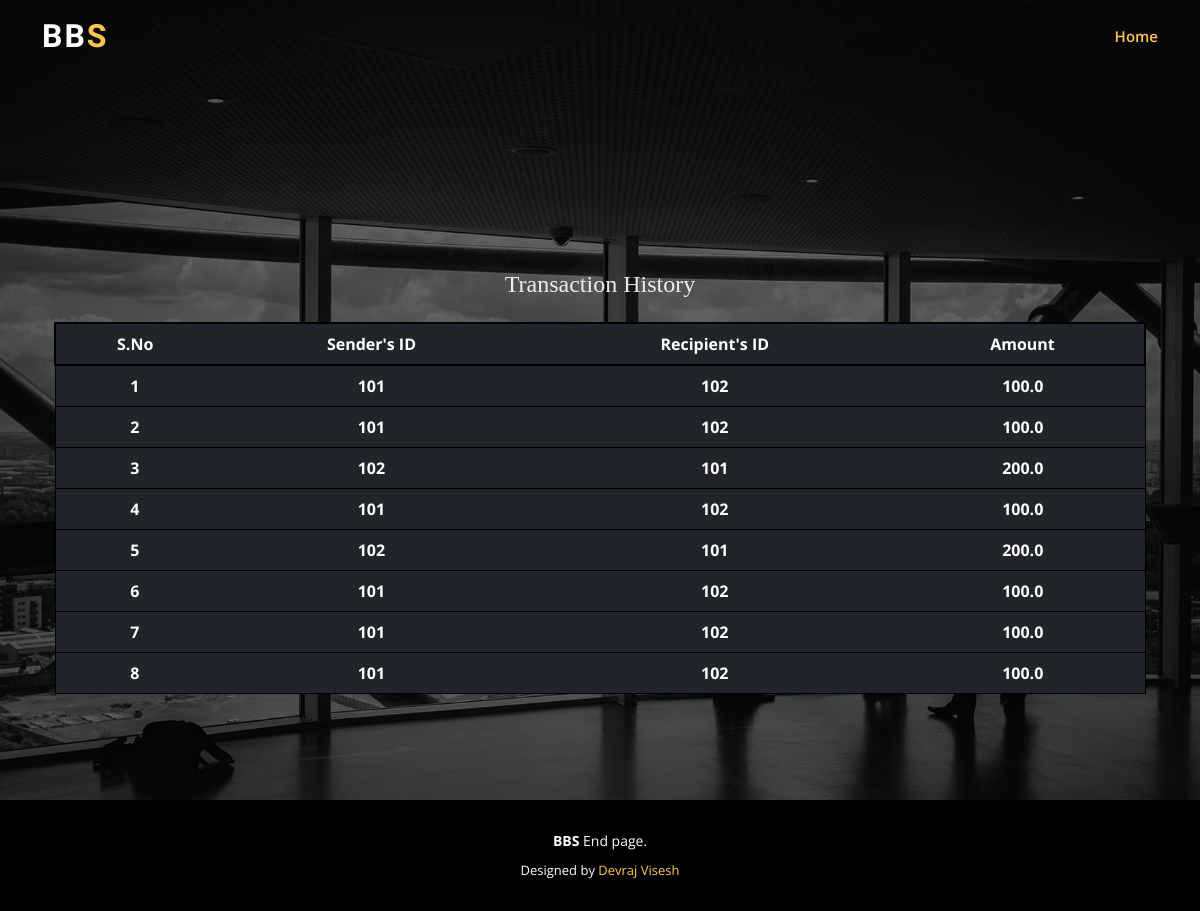
The app's page /viewalltranc, older data.
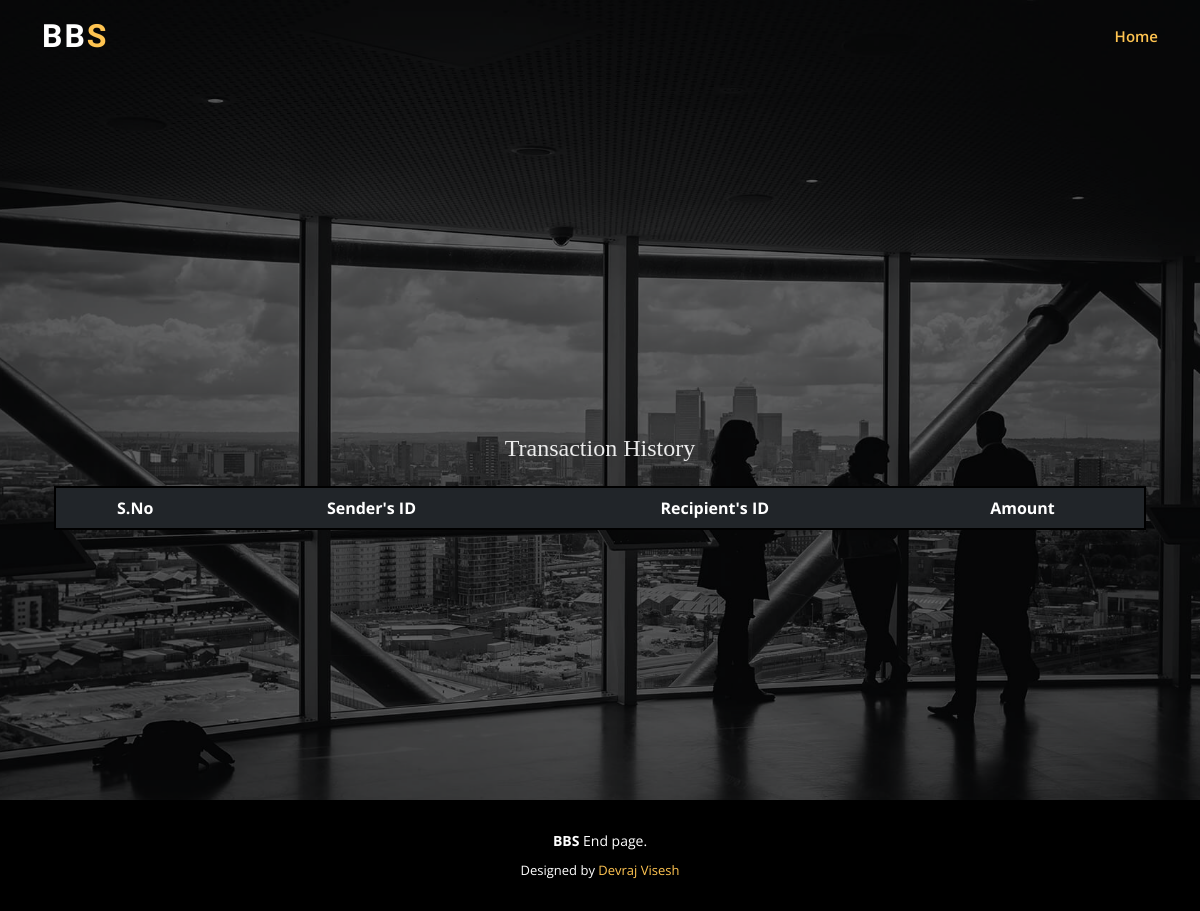
The same page, newer data.
### tables this page shows
CREATE TABLE transferhistorys
               (yourid INTEGER  , othersid INTEGER , amount real);

### code/bank.py (the view)
@app.route('/viewalltranc')
def all_tranc_history():
    conn = sqlite3.connect('bankdatabase.db')
    conn.row_factory = sqlite3.Row
    c = conn.cursor()
    c.execute("SELECT * FROM transferhistorys")
    cust = c.fetchall()
    conn.commit()
    conn.close()
    return render_template('all_tranc_history.html', cust=cust)

### code/templates/all_tranc_history.html (shortened to what this page needs)
<!DOCTYPE html>
<html lang="en">
<head>
  <link href="{{ url_for('static', filename = 'assets/vendor/aos/aos.css') }}" rel="stylesheet">
  <link href="{{ url_for('static', filename = 'assets/vendor/bootstrap/css/bootstrap.min.css') }}" rel="stylesheet">
  <link href="{{ url_for('static', filename = 'assets/vendor/bootstrap-icons/bootstrap-icons.css') }}" rel="stylesheet">
  <link href="{{ url_for('static', filename = 'assets/vendor/boxicons/css/boxicons.min.css') }}" rel="stylesheet">
  <link href="{{ url_for('static', filename = 'assets/vendor/glightbox/css/glightbox.min.css') }}" rel="stylesheet">
  <link href="{{ url_for('static', filename = 'assets/vendor/remixicon/remixicon.css') }}" rel="stylesheet">
  <link href="{{ url_for('static', filename = 'assets/vendor/swiper/swiper-bundle.min.css') }}" rel="stylesheet">
  <link href="{{ url_for('static', filename = 'assets/css/style.css') }}" rel="stylesheet">
</head>
<body>
  <header id="header" class="fixed-top ">
    <div class="container d-flex align-items-center justify-content-lg-between">
      <h1 class="logo me-auto me-lg-0"><a href="/">BB<span>S</span></a></h1>
      <nav id="navbar" class="navbar order-last order-lg-0">
        <ul>
          <li><a class="nav-link scrollto active" href="/" style="text-align: center;">Home</a></li>
        </ul>
      </nav>
    </div>
  </header>
  <section id="hero" class="d-flex align-items-center justify-content-center">
    <div class="container" data-aos="fade-up">
      {% block body %}
      <div class="container my-5" style="padding-top: 80px;">
        <table class="table table-dark">
            <thead>
                <b> <h2 style="font-family: 'Times New Roman', Times, serif;">Transaction History</h2></b>
                <br>
                <tr style="border: 2px solid black;">
                    <th scope="col">S.No</th>
                    <th scope="col">Sender's ID</th>
                    <th scope="col">Recipient's ID</th>
                    <th scope="col">Amount</th>
                </tr>
            </thead>
          <tbody>
            {% for details in cust %}
            <tr style="border: 1px solid black;">
                <th scope="row">{{loop.index}}</th>
                <td><b>{{details["yourid"]}}</b></td>
                <td><b>{{details["othersid"]}}</b></td>
                <td><b>{{details["amount"]}}</b></td>
            </tr>
            {% endfor %}
          </tbody>
        </table>
      </div>
      {% endblock body %}
    </div>
    <br>
  </section>
  <main id="main">
    <footer id="footer">
      <div class="container">
        <div class="copyright">
          <strong><span>BBS</span></strong> End page.
        </div>
        <div class="credits">
          Designed by <a href="">Devraj Visesh</a>
        </div>
      </div>
    </footer>
</body>
</html>

### code/templates/assets/css/style.css (style rules this page uses)
body { font-family: "Open Sans", sans-serif; color: #444444; }
a { color: #ffc451; text-decoration: none; }
h1, h2, h3, h4, h5, h6 { font-family: "Raleway", sans-serif; }
#header { transition: all 0.5s; z-index: 997; padding: 15px 0; }
#header .logo { font-size: 32px; margin: 0; padding: 0; line-height: 1; font-weight: 700; letter-spacing: 2px; text-transform: uppercase; }
#header .logo a { color: #fff; }
#header .logo a span { color: #ffc451; }
.navbar { padding: 0; }
.navbar ul { margin: 0; padding: 0; display: flex; list-style: none; align-items: center; }
.navbar li { position: relative; }
.navbar a { display: flex; align-items: center; justify-content: space-between; padding: 10px 0 10px 30px; font-size: 15px; font-weight: 600; color: #fff; white-space: nowrap; transition: 0.3s; }
.navbar a:hover, .navbar .active, .navbar li:hover > a { color: #ffc451; }
#hero { width: 100%; height: 100vh; background: url("../img/hero-bg.jpg") top center; background-size: cover; position: relative; }
#hero:before { content: ""; background: rgba(0, 0, 0, 0.6); position: absolute; bottom: 0; top: 0; left: 0; right: 0; }
#hero .container { position: relative; padding-top: 74px; text-align: center; }
#hero h2 { color: rgba(255, 255, 255, 0.9); margin: 10px 0 0 0; font-size: 24px; }
@media (min-width: 1024px) { #hero { background-attachment: fixed; } }
section { padding: 60px 0; overflow: hidden; }
#footer { background: black; padding: 0 0 30px 0; color: #fff; font-size: 14px; }
#footer .copyright { text-align: center; padding-top: 30px; }
#footer .credits { padding-top: 10px; text-align: center; font-size: 13px; color: #fff; }

Row changes from the older to the newer data that the page shows:
removed transferhistorys: yourid "101", othersid "102", amount "100.0"
removed transferhistorys: yourid "101", othersid "102", amount "100.0"
removed transferhistorys: yourid "102", othersid "101", amount "200.0"
removed transferhistorys: yourid "101", othersid "102", amount "100.0"
removed transferhistorys: yourid "102", othersid "101", amount "200.0"
removed transferhistorys: yourid "101", othersid "102", amount "100.0"
removed transferhistorys: yourid "101", othersid "102", amount "100.0"
removed transferhistorys: yourid "101", othersid "102", amount "100.0"
